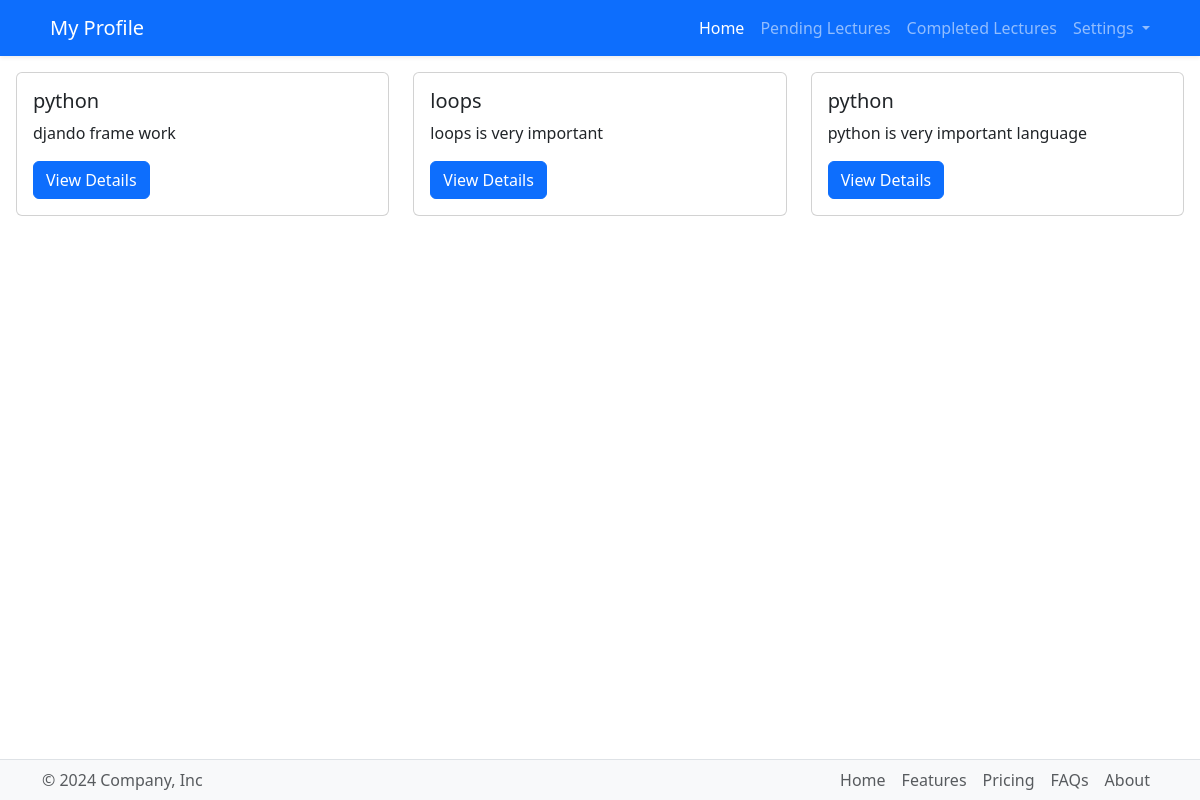
Screenshot of /todos/status/PENDING with the database file from the repository.
### main/models.py (models this page shows, shortened)
class Task(models.Model):
    STATUS_CHOICES = [
        ('PENDING' , 'PENDING'),
        ('IN PROGRESS' , 'IN PROGRESS'),
        ('COMPLETED' , 'COMPLETED'),
    ]
    title=models.CharField(max_length = 100)
    description = models.TextField()
    status = models.CharField(max_length = 12 , choices = STATUS_CHOICES , default = 'PENDING')
    priority = models.IntegerField(validators=[MinValueValidator(1) , MaxValueValidator(10)] ,null= True , blank= True)
    due_date = models.DateField(null= True , blank=True)
    created_at = models.DateTimeField(auto_now_add = True)
    updated_at = models.DateTimeField(auto_now_add = True)
    category= models.ForeignKey(Category, on_delete=models.CASCADE)

### main/views.py (the view)
# urls.py: path('todos/status/<str:st>' , todo_by_status , name ="status"),
def todo_by_status(request , st):
    todos = Task.objects.filter(status = st)
    context = {
        'todos' :todos
    }
    return render(request , 'main/todosstatus.html' , context)

### templates/main/todosstatus.html (shortened to what this page needs)
{% extends "main/components/base.html" %}
    {% block content %}
  <div class="row row-cols-1 p-3 row-cols-md-3 g-4">
    {% for task in  todos %}
        <div class="col">
          <div class="card">
            <div class="card-body">
              <h5 class="card-title">{{task.title}}</h5>
              <p class="card-text">{{task.description}}</p>
              <a href='{%  url "detail" task.id  %}' class="btn btn-primary" > View Details </a>
            </div>
          </div>
        </div>
      {% empty %}
            <h3> there is no completed todo </h3>
        {% endfor %}
      </div>
{% endblock  %}

### rows the page displays
Task: title "python", description "djando frame work"
Task: title "loops", description "loops is very important"
Task: title "python", description "python is very important language"
